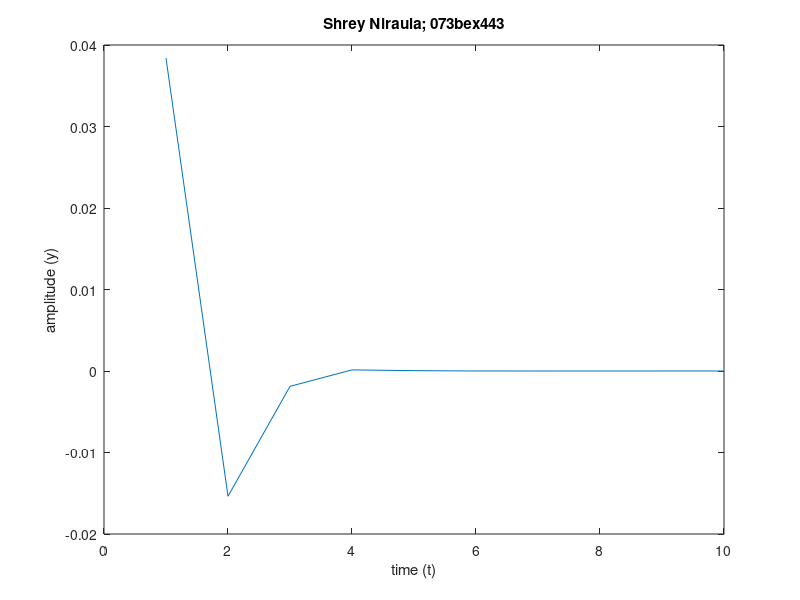

Source code (MATLAB):
% plot of random function y= e^(-at) * cos(wt)
% where, a=2, w=5, t=0 to 10

t= 1:10;
a= 2, w=5
% dot product used....
y = exp(-a*t) .* cos(w*t);
x = t*7

% plot...
plot(t,y)
title('Shrey Niraula; 073bex443');
xlabel('time (t)')
ylabel('amplitude (y)')

